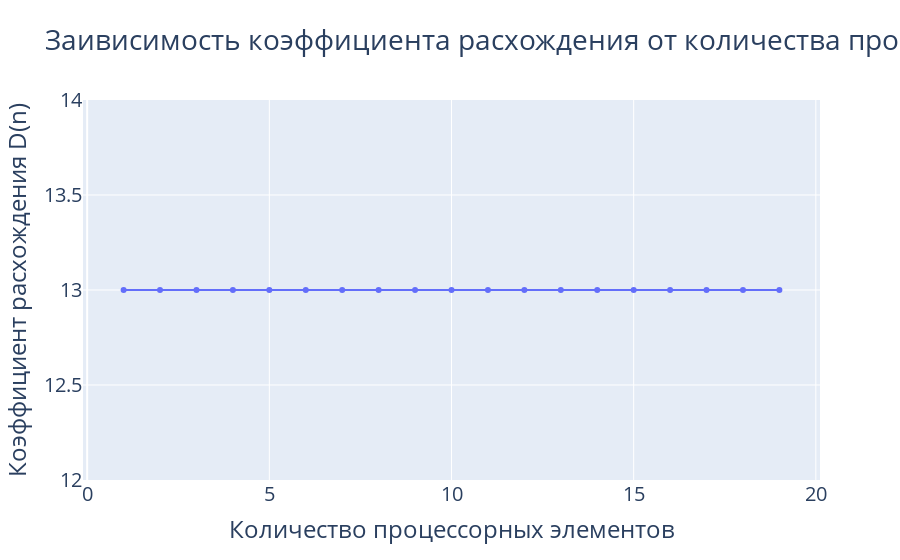

The cell this chart's notebook holds for it:
### Code cell
x = []
y = []
ranks = []
for i in range(1, 20):
    matrix = MatrixPU(config={'PROCS_ELEMS': i})
    report = matrix.report
    x.append(report['procs_amount'])
    y.append(report['divergence_coeff'])
fig = go.Figure()
fig.add_trace(
    go.Scatter(x=x, y=y, name='D(n)',
               text=[f'n = {x}, D(n) = {y}' for x, y in zip(x, y)])
)
fig.update_layout(title='Заивисимость коэффициента расхождения от количества процессорных элементов',
                  font=dict(size=20),
                  xaxis_title='Количество процессорных элементов',
                  yaxis_title='Коэффициент расхождения D(n)')
fig.show()

### Figure 1 — Plotly figure (JSON) as saved in the notebook; plotly's stock layout.template omitted (floating-point values rounded to 4 significant figures)
{"data": [{"name": "D(n)", "text": ["n = 1, D(n) = 13.0", "n = 2, D(n) = 13.0", "n = 3, D(n) = 13.0", "n = 4, D(n) = 13.0", "n = 5, D(n) = 13.0", "n = 6, D(n) = 13.0", "n = 7, D(n) = 13.0", "n = 8, D(n) = 13.0", "n = 9, D(n) = 13.0", "n = 10, D(n) = 13.0", "n = 11, D(n) = 13.0", "n = 12, D(n) = 13.0", "n = 13, D(n) = 13.0", "n = 14, D(n) = 13.0", "n = 15, D(n) = 13.0", "n = 16, D(n) = 13.0", "n = 17, D(n) = 13.0", "n = 18, D(n) = 13.0", "n = 19, D(n) = 13.0"], "type": "scatter", "x": [1, 2, 3, 4, 5, 6, 7, 8, 9, 10, 11, 12, 13, 14, 15, 16, 17, 18, 19], "y": [13, 13, 13, 13, 13, 13, 13, 13, 13, 13, 13, 13, 13, 13, 13, 13, 13, 13, 13]}], "layout": {"font": {"size": 20}, "title": {"text": "Заивисимость коэффициента расхождения от количества процессорных элементов"}, "xaxis": {"title": {"text": "Количество процессорных элементов"}}, "yaxis": {"title": {"text": "Коэффициент расхождения D(n)"}}}}
